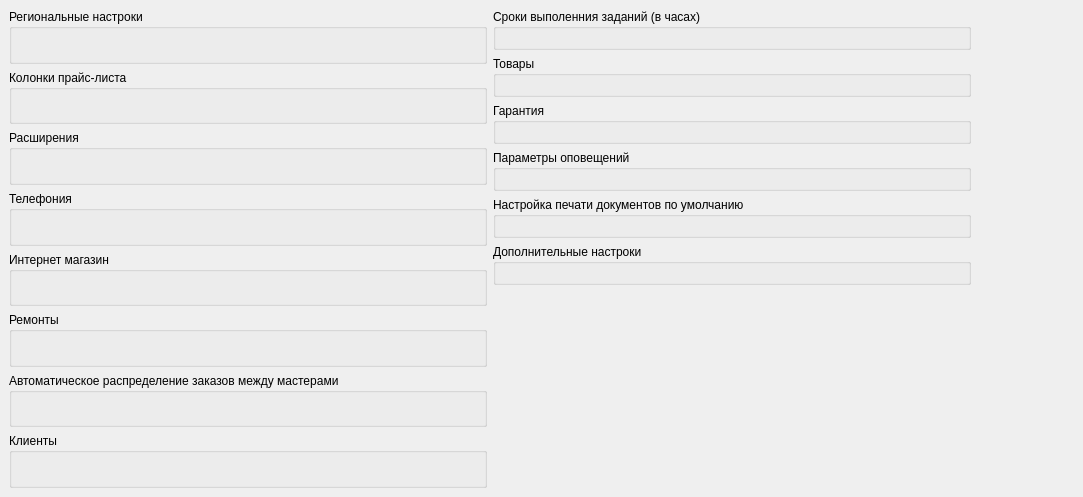
<?xml version="1.0" encoding="UTF-8"?>
<ui version="4.0">
 <class>SSettingsPageGlobal</class>
 <widget class="QWidget" name="SSettingsPageGlobal">
  <property name="geometry">
   <rect>
    <x>0</x>
    <y>0</y>
    <width>1083</width>
    <height>497</height>
   </rect>
  </property>
  <property name="windowTitle">
   <string>Form</string>
  </property>
  <layout class="QGridLayout" name="gridLayout" columnstretch="0,0" columnminimumwidth="980,0">
   <property name="leftMargin">
    <number>0</number>
   </property>
   <property name="topMargin">
    <number>0</number>
   </property>
   <property name="rightMargin">
    <number>0</number>
   </property>
   <property name="bottomMargin">
    <number>0</number>
   </property>
   <property name="spacing">
    <number>0</number>
   </property>
   <item row="0" column="1">
    <spacer name="horizontalSpacer">
     <property name="orientation">
      <enum>Qt::Horizontal</enum>
     </property>
     <property name="sizeHint" stdset="0">
      <size>
       <width>100</width>
       <height>20</height>
      </size>
     </property>
    </spacer>
   </item>
   <item row="0" column="0">
    <widget class="QScrollArea" name="scrollArea">
     <property name="sizePolicy">
      <sizepolicy hsizetype="Minimum" vsizetype="Expanding">
       <horstretch>0</horstretch>
       <verstretch>0</verstretch>
      </sizepolicy>
     </property>
     <property name="frameShape">
      <enum>QFrame::NoFrame</enum>
     </property>
     <property name="horizontalScrollBarPolicy">
      <enum>Qt::ScrollBarAlwaysOff</enum>
     </property>
     <property name="widgetResizable">
      <bool>true</bool>
     </property>
     <widget class="QWidget" name="scrollAreaWidgetContents">
      <property name="geometry">
       <rect>
        <x>0</x>
        <y>0</y>
        <width>980</width>
        <height>497</height>
       </rect>
      </property>
      <layout class="QGridLayout" name="gridLayout_2" columnstretch="1,1">
       <item row="0" column="0">
        <layout class="QVBoxLayout" name="verticalLayout">
         <item>
          <widget class="QGroupBox" name="groupBoxRegional">
           <property name="sizePolicy">
            <sizepolicy hsizetype="Preferred" vsizetype="Minimum">
             <horstretch>0</horstretch>
             <verstretch>0</verstretch>
            </sizepolicy>
           </property>
           <property name="title">
            <string>Региональные настроки</string>
           </property>
           <layout class="QGridLayout" name="gridLayout_3">
            <item row="0" column="0">
             <layout class="QFormLayout" name="formLayoutRegional">
              <property name="labelAlignment">
               <set>Qt::AlignLeading|Qt::AlignLeft|Qt::AlignVCenter</set>
              </property>
              <property name="formAlignment">
               <set>Qt::AlignRight|Qt::AlignTop|Qt::AlignTrailing</set>
              </property>
             </layout>
            </item>
           </layout>
          </widget>
         </item>
         <item>
          <widget class="QGroupBox" name="groupBoxPriceList">
           <property name="sizePolicy">
            <sizepolicy hsizetype="Preferred" vsizetype="Minimum">
             <horstretch>0</horstretch>
             <verstretch>0</verstretch>
            </sizepolicy>
           </property>
           <property name="title">
            <string>Колонки прайс-листа</string>
           </property>
           <layout class="QGridLayout" name="gridLayout_4">
            <item row="0" column="0">
             <layout class="QFormLayout" name="formLayoutPriceList">
              <property name="formAlignment">
               <set>Qt::AlignRight|Qt::AlignTop|Qt::AlignTrailing</set>
              </property>
             </layout>
            </item>
           </layout>
          </widget>
         </item>
         <item>
          <widget class="QGroupBox" name="groupBoxAddons">
           <property name="sizePolicy">
            <sizepolicy hsizetype="Preferred" vsizetype="Minimum">
             <horstretch>0</horstretch>
             <verstretch>0</verstretch>
            </sizepolicy>
           </property>
           <property name="title">
            <string>Расширения</string>
           </property>
           <layout class="QGridLayout" name="gridLayout_5">
            <item row="0" column="0">
             <layout class="QFormLayout" name="formLayoutAddons">
              <property name="formAlignment">
               <set>Qt::AlignRight|Qt::AlignTop|Qt::AlignTrailing</set>
              </property>
             </layout>
            </item>
           </layout>
          </widget>
         </item>
         <item>
          <widget class="QGroupBox" name="groupBoxVoip">
           <property name="sizePolicy">
            <sizepolicy hsizetype="Preferred" vsizetype="Minimum">
             <horstretch>0</horstretch>
             <verstretch>0</verstretch>
            </sizepolicy>
           </property>
           <property name="title">
            <string>Телефония</string>
           </property>
           <layout class="QGridLayout" name="gridLayout_14">
            <item row="1" column="0">
             <layout class="QGridLayout" name="gridLayoutVoip"/>
            </item>
           </layout>
          </widget>
         </item>
         <item>
          <widget class="QGroupBox" name="groupBoxOnlineStore">
           <property name="sizePolicy">
            <sizepolicy hsizetype="Preferred" vsizetype="Minimum">
             <horstretch>0</horstretch>
             <verstretch>0</verstretch>
            </sizepolicy>
           </property>
           <property name="title">
            <string>Интернет магазин</string>
           </property>
           <layout class="QGridLayout" name="gridLayout_15">
            <item row="0" column="0">
             <layout class="QGridLayout" name="gridLayoutOnlineStore"/>
            </item>
           </layout>
          </widget>
         </item>
         <item>
          <widget class="QGroupBox" name="groupBoxRepairs">
           <property name="sizePolicy">
            <sizepolicy hsizetype="Preferred" vsizetype="Minimum">
             <horstretch>0</horstretch>
             <verstretch>0</verstretch>
            </sizepolicy>
           </property>
           <property name="title">
            <string>Ремонты</string>
           </property>
           <layout class="QGridLayout" name="gridLayout_6">
            <item row="0" column="0">
             <layout class="QFormLayout" name="formLayoutRepairs">
              <property name="formAlignment">
               <set>Qt::AlignRight|Qt::AlignTop|Qt::AlignTrailing</set>
              </property>
             </layout>
            </item>
           </layout>
          </widget>
         </item>
         <item>
          <widget class="QGroupBox" name="groupBoxRepairsDispatcher">
           <property name="sizePolicy">
            <sizepolicy hsizetype="Preferred" vsizetype="Minimum">
             <horstretch>0</horstretch>
             <verstretch>0</verstretch>
            </sizepolicy>
           </property>
           <property name="title">
            <string>Автоматическое распределение заказов между мастерами</string>
           </property>
           <layout class="QGridLayout" name="gridLayout_7">
            <item row="0" column="0">
             <layout class="QFormLayout" name="formLayoutRepairsDispatcher">
              <property name="formAlignment">
               <set>Qt::AlignRight|Qt::AlignTop|Qt::AlignTrailing</set>
              </property>
             </layout>
            </item>
           </layout>
          </widget>
         </item>
         <item>
          <widget class="QGroupBox" name="groupBoxClients">
           <property name="sizePolicy">
            <sizepolicy hsizetype="Preferred" vsizetype="Minimum">
             <horstretch>0</horstretch>
             <verstretch>0</verstretch>
            </sizepolicy>
           </property>
           <property name="title">
            <string>Клиенты</string>
           </property>
           <layout class="QGridLayout" name="gridLayout_8">
            <item row="0" column="0">
             <layout class="QFormLayout" name="formLayoutClients">
              <property name="formAlignment">
               <set>Qt::AlignRight|Qt::AlignTop|Qt::AlignTrailing</set>
              </property>
             </layout>
            </item>
           </layout>
          </widget>
         </item>
         <item>
          <layout class="QFormLayout" name="formLayoutOther"/>
         </item>
        </layout>
       </item>
       <item row="0" column="1">
        <layout class="QVBoxLayout" name="verticalLayout_2">
         <item>
          <widget class="QGroupBox" name="groupBoxTasksTerms">
           <property name="sizePolicy">
            <sizepolicy hsizetype="Preferred" vsizetype="Minimum">
             <horstretch>0</horstretch>
             <verstretch>0</verstretch>
            </sizepolicy>
           </property>
           <property name="title">
            <string>Сроки выполенния заданий (в часах)</string>
           </property>
           <layout class="QGridLayout" name="gridLayout_9">
            <item row="0" column="0">
             <layout class="QFormLayout" name="formLayoutTasksTerms">
              <property name="formAlignment">
               <set>Qt::AlignRight|Qt::AlignTop|Qt::AlignTrailing</set>
              </property>
             </layout>
            </item>
           </layout>
          </widget>
         </item>
         <item>
          <widget class="QGroupBox" name="groupBoxGoods">
           <property name="sizePolicy">
            <sizepolicy hsizetype="Preferred" vsizetype="Minimum">
             <horstretch>0</horstretch>
             <verstretch>0</verstretch>
            </sizepolicy>
           </property>
           <property name="title">
            <string>Товары</string>
           </property>
           <layout class="QGridLayout" name="gridLayout_10">
            <item row="0" column="0">
             <layout class="QFormLayout" name="formLayoutGoods">
              <property name="formAlignment">
               <set>Qt::AlignRight|Qt::AlignTop|Qt::AlignTrailing</set>
              </property>
             </layout>
            </item>
           </layout>
          </widget>
         </item>
         <item>
          <widget class="QGroupBox" name="groupBoxWarranty">
           <property name="sizePolicy">
            <sizepolicy hsizetype="Preferred" vsizetype="Minimum">
             <horstretch>0</horstretch>
             <verstretch>0</verstretch>
            </sizepolicy>
           </property>
           <property name="title">
            <string>Гарантия</string>
           </property>
           <layout class="QGridLayout" name="gridLayout_11">
            <item row="0" column="0">
             <layout class="QFormLayout" name="formLayoutWarranty">
              <property name="formAlignment">
               <set>Qt::AlignRight|Qt::AlignTop|Qt::AlignTrailing</set>
              </property>
             </layout>
            </item>
           </layout>
          </widget>
         </item>
         <item>
          <widget class="QGroupBox" name="groupBoxNotifications">
           <property name="sizePolicy">
            <sizepolicy hsizetype="Preferred" vsizetype="Minimum">
             <horstretch>0</horstretch>
             <verstretch>0</verstretch>
            </sizepolicy>
           </property>
           <property name="title">
            <string>Параметры оповещений</string>
           </property>
           <layout class="QGridLayout" name="gridLayout_12">
            <item row="0" column="0">
             <layout class="QGridLayout" name="formLayoutNotifications"/>
            </item>
           </layout>
          </widget>
         </item>
         <item>
          <widget class="QGroupBox" name="groupBoxDocumentsPrint">
           <property name="sizePolicy">
            <sizepolicy hsizetype="Preferred" vsizetype="Minimum">
             <horstretch>0</horstretch>
             <verstretch>0</verstretch>
            </sizepolicy>
           </property>
           <property name="title">
            <string>Настройка печати документов по умолчанию</string>
           </property>
           <layout class="QGridLayout" name="gridLayout_13">
            <item row="0" column="0">
             <layout class="QFormLayout" name="formLayoutDocumentsPrint">
              <property name="formAlignment">
               <set>Qt::AlignRight|Qt::AlignTop|Qt::AlignTrailing</set>
              </property>
             </layout>
            </item>
           </layout>
          </widget>
         </item>
         <item>
          <widget class="QGroupBox" name="groupBoxAdditional">
           <property name="sizePolicy">
            <sizepolicy hsizetype="Preferred" vsizetype="Minimum">
             <horstretch>0</horstretch>
             <verstretch>0</verstretch>
            </sizepolicy>
           </property>
           <property name="title">
            <string>Дополнительные настроки</string>
           </property>
           <layout class="QGridLayout" name="gridLayout_16">
            <item row="0" column="0">
             <layout class="QFormLayout" name="formLayoutAdditional">
              <property name="formAlignment">
               <set>Qt::AlignRight|Qt::AlignTop|Qt::AlignTrailing</set>
              </property>
             </layout>
            </item>
           </layout>
          </widget>
         </item>
         <item>
          <spacer name="verticalSpacer">
           <property name="orientation">
            <enum>Qt::Vertical</enum>
           </property>
           <property name="sizeHint" stdset="0">
            <size>
             <width>20</width>
             <height>40</height>
            </size>
           </property>
          </spacer>
         </item>
        </layout>
       </item>
      </layout>
     </widget>
    </widget>
   </item>
  </layout>
 </widget>
 <resources/>
 <connections/>
</ui>
